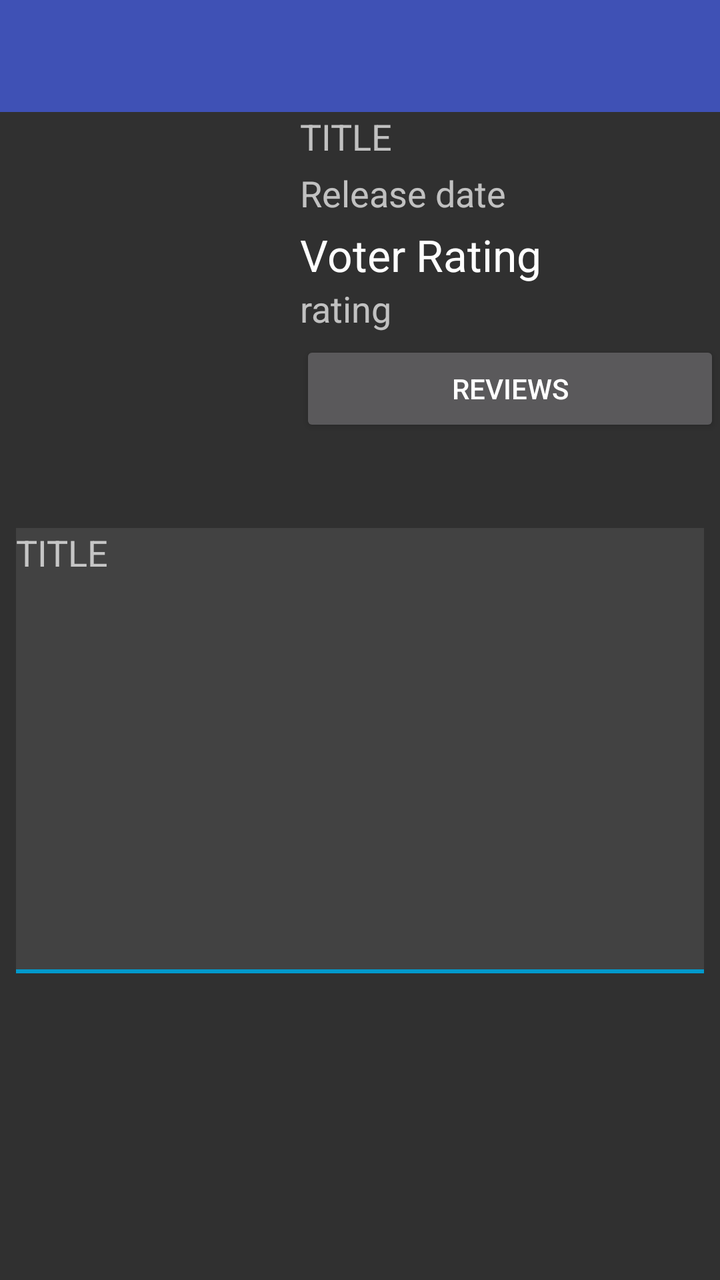
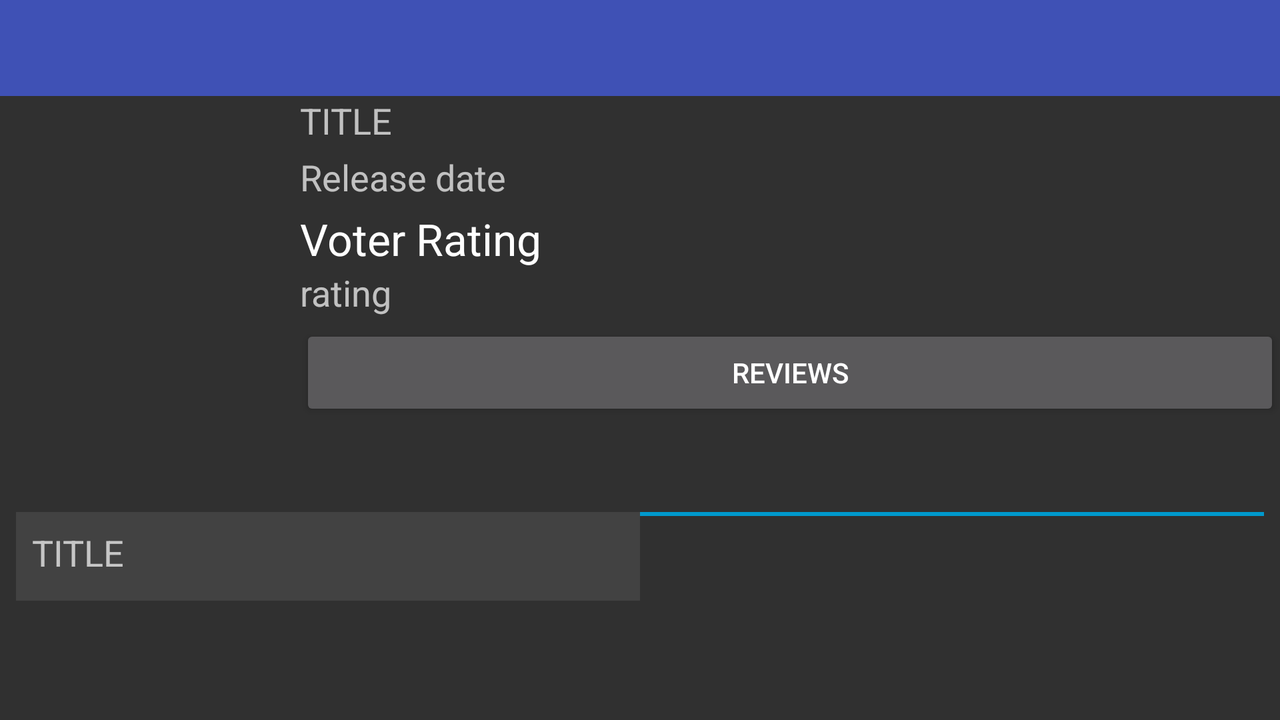

One screen, two layout resources from the same app: the default and the repository's alternative for another configuration. Each is rendered where Android would select it; the XML of both is given below.
<!-- AndroidManifest.xml: application theme AppTheme -->
<!-- res/layout/activity_details.xml -->
<?xml version="1.0" encoding="utf-8"?>
<LinearLayout xmlns:android="http://schemas.android.com/apk/res/android"
    xmlns:app="http://schemas.android.com/apk/res-auto"
    xmlns:tools="http://schemas.android.com/tools"
    android:layout_width="match_parent"
    android:layout_height="match_parent"
    android:orientation="vertical">

    <include layout="@layout/toolbar_main" />

    <LinearLayout
        android:layout_width="match_parent"
        android:layout_height="wrap_content"
        android:orientation="horizontal">


        <ImageView
            android:id="@+id/image_view"
            android:layout_width="@dimen/image_width"
            android:layout_height="@dimen/image_height"
            android:transitionName="@string/transition_name" />


        <include layout="@layout/info_movie" />


    </LinearLayout>

    <LinearLayout
        android:layout_width="match_parent"
        android:layout_height="match_parent"
        android:orientation="vertical"
        android:padding="@dimen/layout_padding">

        <ScrollView

            android:layout_width="match_parent"
            android:layout_height="0dp"
            android:background="@color/dark_background"
            tools:context=".DetailsActivity"
            android:layout_weight="3">


            <TextView
                android:id="@+id/text_View_overview"
                style="@style/TextViewStyle"
                android:hint="@string/hint_movie_title" />


        </ScrollView>

        <include
            layout="@layout/trailers_movie"
            android:layout_width="match_parent"
            android:layout_height="0dp"
            android:layout_weight="2"/>

    </LinearLayout>
</LinearLayout>
<!-- res/layout/toolbar_main.xml (included above) -->
<?xml version="1.0" encoding="utf-8"?>
<android.support.v7.widget.Toolbar xmlns:android="http://schemas.android.com/apk/res/android"
    xmlns:app="http://schemas.android.com/apk/res-auto"
    xmlns:tools="http://schemas.android.com/tools"
    android:id="@+id/toolBar"
    android:layout_width="match_parent"
    android:layout_height="wrap_content"
    android:background="?attr/colorPrimary"
    android:theme="@style/ToolBarTheme">

    <TextView
        android:id="@+id/textView"
        android:layout_width="wrap_content"
        android:layout_height="wrap_content"
        android:paddingLeft="@dimen/left_margin"
         android:paddingStart="@dimen/left_margin"
        android:textAppearance="@android:style/TextAppearance.Holo.Widget.ActionMode.Subtitle"
        android:layout_gravity="center"/>

    <ImageButton
        android:id="@+id/image_button"
        android:layout_width="wrap_content"
        android:layout_height="wrap_content"
        android:layout_gravity="end|right|center_vertical"
        android:visibility="gone"
        app:srcCompat="@drawable/ic_star_border_white_24dp"
        android:background="@android:color/transparent"
        android:contentDescription="@string/selected_fav"
        android:paddingEnd="@dimen/image_button_padding"
        android:paddingRight="@dimen/image_button_padding" />
</android.support.v7.widget.Toolbar>
<!-- res/layout/info_movie.xml (included above) -->
<?xml version="1.0" encoding="utf-8"?>
<LinearLayout xmlns:android="http://schemas.android.com/apk/res/android"
    xmlns:tools="http://schemas.android.com/tools"
    android:layout_width="match_parent"
    android:layout_height="wrap_content"
    android:orientation="vertical"
    tools:showIn="@layout/activity_details">



    <TextView
        android:id="@+id/text_view_title"
        style="@style/TextViewStyle"
        android:textAllCaps="true"
        android:hint="@string/hint_movie_title"
        android:textColor="@android:color/secondary_text_dark"
        />




    <TextView
        android:id="@+id/text_view_release_date"
        style="@style/TextViewStyle"
        android:hint="@string/hint_release_date"/>

    <TextView
        style="@style/TextViewStyle.LargeText"
        android:text="@string/voter_rating" />

    <TextView
        android:id="@+id/text_view_voter_rating"
        style="@style/TextViewStyle"
        android:hint="@string/hint_rating"/>

    <Button
        android:onClick="readReviews"
        android:layout_width="match_parent"
        android:layout_height="wrap_content"
        android:text="@string/reviews_button"/>
</LinearLayout>
<!-- res/layout/trailers_movie.xml (included above) -->
<?xml version="1.0" encoding="utf-8"?>
<LinearLayout
    xmlns:android="http://schemas.android.com/apk/res/android"
    xmlns:app="http://schemas.android.com/apk/res-auto"
    xmlns:tools="http://schemas.android.com/tools"
    android:orientation="vertical"
    android:layout_width="match_parent"
    android:layout_height="match_parent"
    tools:showIn="@layout/activity_details"
    android:clickable="true"
    android:focusable="true">

    <View
        android:layout_width="match_parent"
        android:layout_height="@dimen/separating_line"
        android:background="@android:color/holo_blue_dark"
        android:layout_marginBottom="@dimen/margin_for_line"/>

    <android.support.v7.widget.RecyclerView
        android:id="@+id/trailer_recyclerView"
        android:layout_width="match_parent"
        android:layout_height="wrap_content"
        android:clickable="true"
        android:focusable="true"
        android:scrollIndicators="bottom"
        android:background="@android:color/black">

    </android.support.v7.widget.RecyclerView>
</LinearLayout>
<!-- resources referenced by this layout -->
<resources>
  <color name="dark_background">#424242</color>
  <dimen name="image_button_padding">16dp</dimen>
  <dimen name="image_height">200dp</dimen>
  <dimen name="image_width">150dp</dimen>
  <dimen name="layout_padding">8dp</dimen>
  <dimen name="left_margin">72dp</dimen>
  <dimen name="margin_for_line">8dp</dimen>
  <dimen name="separating_line">2dp</dimen>
  <string name="hint_movie_title">TITLE</string>
  <string name="hint_rating">rating</string>
  <string name="hint_release_date">Release date</string>
  <string name="reviews_button">reviews</string>
  <string name="selected_fav">select favorite movie</string>
  <string name="transition_name">transition name</string>
  <string name="voter_rating">Voter Rating</string>
  <style name="TextViewStyle">
          <item name="android:layout_width">wrap_content</item>
          <item name="android:layout_height">wrap_content</item>
          <item name="android:paddingBottom">@dimen/padding_bottom</item>
          <item name="android:textAppearance">@android:style/TextAppearance.Medium</item>
          <item name="android:textColor">@android:color/white</item>
  
      </style>
  <style name="TextViewStyle.LargeText">
          <item name="android:textAppearance">@android:style/TextAppearance.DeviceDefault.Large</item>
          <item name="android:paddingBottom">@dimen/padding_bottom_zero</item>
      </style>
  <style name="ToolBarTheme" parent="@style/ThemeOverlay.AppCompat.Dark.ActionBar">
          <item name="android:textColorPrimary">@android:color/white</item>
      </style>
  <style name="AppTheme" parent="@style/Theme.AppCompat.NoActionBar">
          
          <item name="colorPrimary">@color/colorPrimary</item>
          <item name="colorPrimaryDark">@color/colorPrimaryDark</item>
          <item name="colorAccent">@color/colorAccent</item>
          <item name="preferenceTheme">@style/PreferenceThemeOverlay</item>
  
          
      </style>
  <dimen name="padding_bottom">4dp</dimen>
  <dimen name="padding_bottom_zero">0dp</dimen>
  <color name="colorPrimary">#3F51B5</color>
  <color name="colorPrimaryDark">#303F9F</color>
  <color name="colorAccent">#FF4081</color>
</resources>
<!-- res/layout-land/activity_details.xml (the repository's variant of the layout above) -->
<!-- drawn on the phone turned sideways -->
<?xml version="1.0" encoding="utf-8"?>
<LinearLayout xmlns:android="http://schemas.android.com/apk/res/android"
    xmlns:app="http://schemas.android.com/apk/res-auto"
    xmlns:tools="http://schemas.android.com/tools"
    android:layout_width="match_parent"
    android:layout_height="match_parent"
    android:orientation="vertical">

    <include layout="@layout/toolbar_main" />

    <LinearLayout
        android:layout_width="match_parent"
        android:layout_height="wrap_content"
        android:orientation="horizontal">

        <ImageView
            android:id="@+id/image_view"
            android:layout_width="@dimen/image_width"
            android:layout_height="@dimen/image_height"
            android:transitionName="@string/transition_name"
             />

        <LinearLayout
            android:layout_width="0dp"
            android:layout_height="wrap_content"
            android:orientation="horizontal"
            android:layout_weight="1">


            <include layout="@layout/info_movie" />


        </LinearLayout>

    </LinearLayout>

    <LinearLayout
        android:layout_width="match_parent"
        android:layout_height="match_parent"
        android:orientation="horizontal"
        android:padding="@dimen/layout_padding">

        <ScrollView

            android:layout_width="0dp"
            android:layout_height="wrap_content"
            android:background="@color/dark_background"
            tools:context=".DetailsActivity"
            android:layout_weight="1">


            <TextView
                android:id="@+id/text_View_overview"
                style="@style/TextViewStyle"
                android:layout_margin="@dimen/layout_padding"
                android:hint="@string/hint_movie_title" />


        </ScrollView>

        <include
            layout="@layout/trailers_movie"
            android:layout_width="0dp"
            android:layout_height="match_parent"
            android:layout_weight="1"/>

    </LinearLayout>
</LinearLayout>
